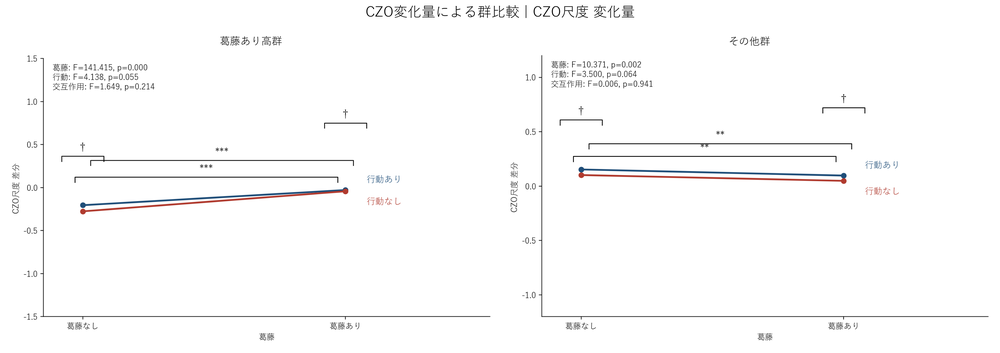
#> input picture 分析/ANOVA/層別ANOVA/CZO変化量_群比較/CZO_diff.png, 1000 x 353 px, shrunk from 3497 x 1236 before the run, found by its file name
$ python generate_group_comparison_side_by_side_plots.py
#> lines starting #> are read from the running program, lines starting #| are printed output that depends on the picture
from __future__ import annotations

from pathlib import Path

import matplotlib
matplotlib.use("Agg")
import matplotlib.image as mpimg
import matplotlib.pyplot as plt


ROOT = Path(__file__).resolve().parent

COMPARISONS = [
    {
        "output_dir": ROOT / "CZO変化量_群比較",
        "left_dir": ROOT / "CZO変化量_葛藤あり高群" / "plots",
        "right_dir": ROOT / "CZO変化量_その他群" / "plots",
        "left_label": "葛藤あり高群",
        "right_label": "その他群",
        "title_prefix": "CZO変化量による群比較",
    },
    {
        "output_dir": ROOT / "勇気変化量_群比較",
        "left_dir": ROOT / "勇気変化量_葛藤あり高群" / "plots",
        "right_dir": ROOT / "勇気変化量_その他群" / "plots",
        "left_label": "葛藤あり高群",
        "right_label": "その他群",
        "title_prefix": "勇気尺度変化量による群比較",
    },
]

TARGETS = [
    {"filename": "CZO_diff.png", "title": "CZO尺度 変化量"},
    {"filename": "葛藤_post.png", "title": "葛藤尺度 事後得点"},
    {"filename": "主観勇気評定_item1_post.png", "title": "主観勇気評定 項目1"},
    {"filename": "主観勇気評定_item2_post.png", "title": "主観勇気評定 項目2"},
    {"filename": "主観勇気評定_item3_post.png", "title": "主観勇気評定 項目3"},
    {"filename": "勇気_diff.png", "title": "勇気尺度 変化量"},
]


def create_side_by_side_plot(
    *,
    left_path: Path,
    right_path: Path,
    output_path: Path,
    left_label: str,
    right_label: str,
    title: str,
) -> None:
#> called with left_label = '葛藤あり高群', right_label = 'その他群', title = 'CZO変化量による群比較 | CZO尺度 変化量'
    left_img = mpimg.imread(left_path)
#> left_img is the input picture: shape (353, 1000, 4) float32; mean R, G, B, A 0.984, 0.983, 0.983, 1
    right_img = mpimg.imread(right_path)

    fig, axes = plt.subplots(1, 2, figsize=(16, 6))
    fig.suptitle(title, fontsize=16)

    axes[0].imshow(left_img)
    axes[0].set_title(left_label)
    axes[0].axis("off")

    axes[1].imshow(right_img)
    axes[1].set_title(right_label)
    axes[1].axis("off")

    fig.tight_layout()
    fig.savefig(output_path, dpi=220, bbox_inches="tight")
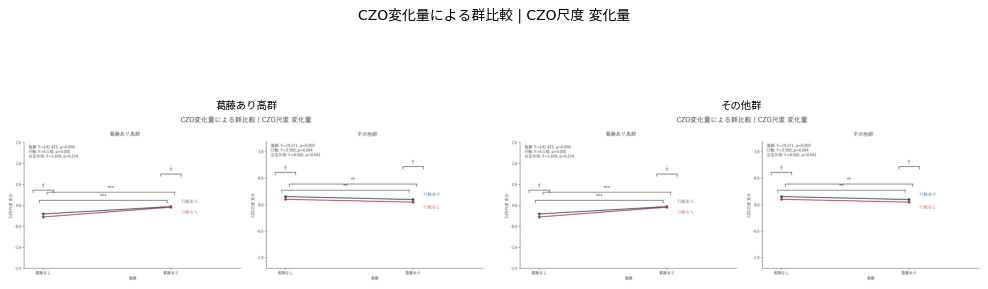
#> figure drawn by matplotlib, 2 panels
    plt.close(fig)


def main() -> None:
    plt.rcParams["font.family"] = ["Yu Gothic", "Meiryo", "MS Gothic", "sans-serif"]
    plt.rcParams["axes.unicode_minus"] = False

    for comparison in COMPARISONS:
        output_dir = comparison["output_dir"]
        output_dir.mkdir(parents=True, exist_ok=True)
        created = []

        for target in TARGETS:
            output_path = output_dir / target["filename"]
            create_side_by_side_plot(
                left_path=comparison["left_dir"] / target["filename"],
                right_path=comparison["right_dir"] / target["filename"],
                output_path=output_path,
                left_label=comparison["left_label"],
                right_label=comparison["right_label"],
                title=f"{comparison['title_prefix']} | {target['title']}",
            )
            created.append(output_path.name)

        summary_lines = [
            f"# {comparison['title_prefix']} の横並び比較図",
            "",
            f"- 左: {comparison['left_label']}",
            f"- 右: {comparison['right_label']}",
            "",
        ]
#> summary_lines = ['# CZO変化量による群比較 の横並び比較図', '', '- 左: 葛藤あり高群', '- 右: その他群', '']
        for name in created:
            summary_lines.append(f"- `{name}`")

        (output_dir / "summary.md").write_text("\n".join(summary_lines), encoding="utf-8")

        for name in created:
            print(output_dir / name)
        print(output_dir / "summary.md")


if __name__ == "__main__":
    main()
